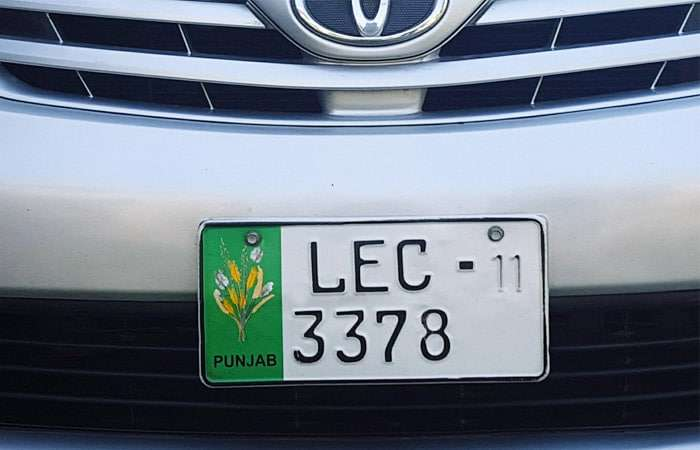
#> input picture VehicleVerificationSystem/src/vehicleverificationsystem/services/script/image2.jpg, 700 x 450 px
$ python number_plate_detection.py image2.jpg
#> lines starting #> are read from the running program, lines starting #| are printed output that depends on the picture; after the words box and inside, x2 and y2 are one past the last pixel; in counts of white or black regions, pixels touching at a corner belong together
import cv2
from matplotlib import pyplot as plt
import numpy as np
import imutils
import easyocr
import sys

# Read the image path from command line arguments
if len(sys.argv) != 2:
    print("Usage: python number_plate_detection.py <image_path>")
    sys.exit(1)

image_path = sys.argv[1]

# Step 1: Load and preprocess the image
img = cv2.imread(image_path)
#> img is the input picture: shape (450, 700, 3); mean B, G, R 137.2, 125, 113.8
if img is None:
    print("Error: Unable to load image. Check the file path.")
    sys.exit(1)

gray = cv2.cvtColor(img, cv2.COLOR_BGR2GRAY)
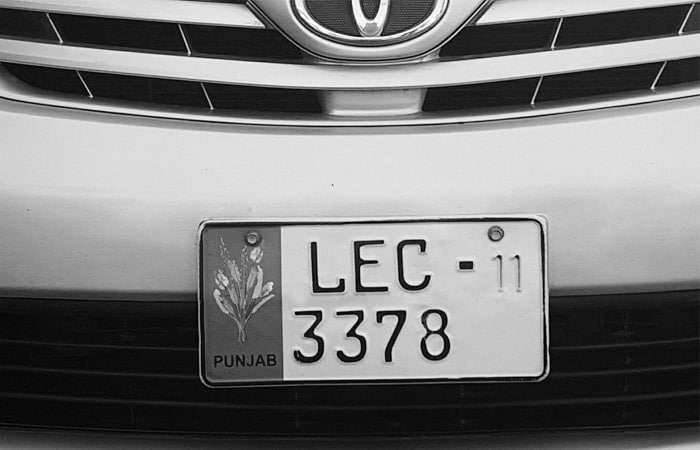
#> gray: shape (450, 700); min 1, max 255, mean 123.1

# Step 2: Noise reduction and edge detection
bfilter = cv2.bilateralFilter(gray, 11, 17, 17)  # Noise reduction
edged = cv2.Canny(bfilter, 30, 200)  # Edge detection
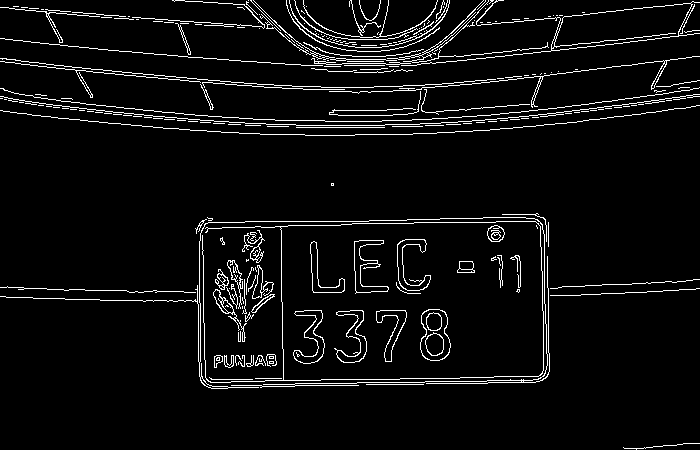
#> edged: shape (450, 700); 5.2% white in thin lines or dots

# Step 3: Contour detection
keypoints = cv2.findContours(edged.copy(), cv2.RETR_TREE, cv2.CHAIN_APPROX_SIMPLE)
#> keypoints = 320 contours, 253 with area under 20; largest, box (x1, y1, x2, y2) and area: (202, 221, 544, 383) 40386, (280, 221, 544, 381) 40376, (401, 0, 700, 66) 4170, (551, 3, 692, 51) 4107, (420, 309, 451, 361) 1228
contours = imutils.grab_contours(keypoints)
#> contours has the same summary as keypoints
contours = sorted(contours, key=cv2.contourArea, reverse=True)[:10]
#> contours = 10 contours; largest, box (x1, y1, x2, y2) and area: (202, 221, 544, 383) 40386, (280, 221, 544, 381) 40376, (401, 0, 700, 66) 4170, (551, 3, 692, 51) 4107, (420, 309, 451, 361) 1228
location = None
for contour in contours:
    approx = cv2.approxPolyDP(contour, 10, True)
    if len(approx) == 4:  # We need a quadrilateral (4 points)
        location = approx
        break
#> this loop made 2 passes
#> location on pass 2: [[540, 226], [538, 376], [283, 379], [281, 226]]

# Step 4: Mask and extract number plate region
if location is not None:
    mask = np.zeros(gray.shape, np.uint8)
    new_image = cv2.drawContours(mask, [location], 0, 255, -1)
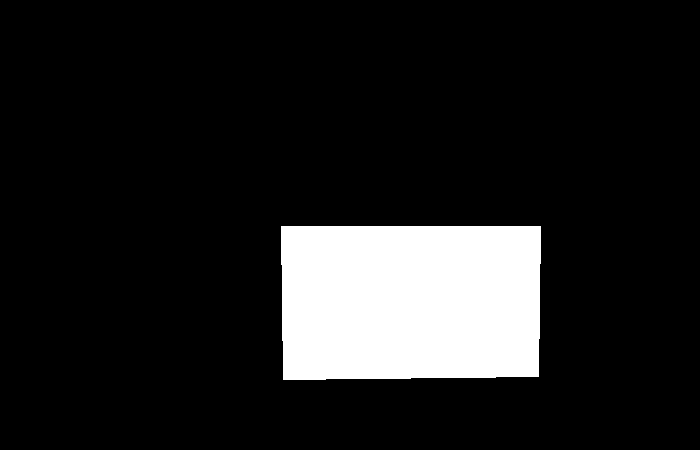
#> new_image: shape (450, 700); 12.5% white; 1 white region, box (x1, y1, x2, y2) and area: (281, 226, 541, 380) 39345
    new_image = cv2.bitwise_and(img, img, mask=mask)
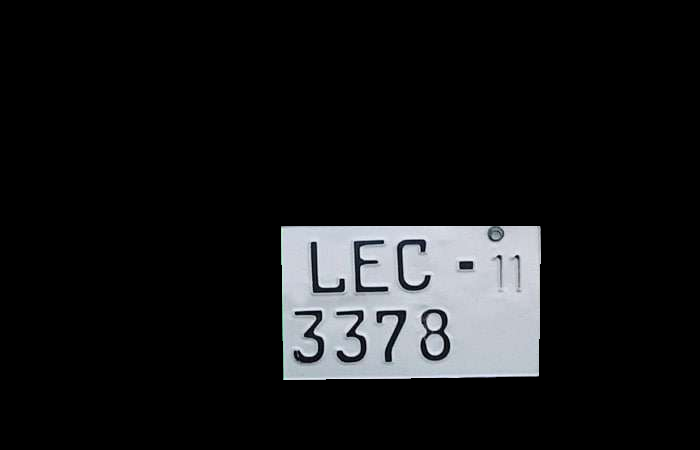
#> new_image: shape (450, 700, 3); mean B, G, R 23.8, 22.7, 22

    # Get the bounding box of the detected region (number plate)
    (x, y, w, h) = cv2.boundingRect(location)
#> x = 281; y = 226; w = 260; h = 154
    cropped_image = gray[y:y+h, x:x+w]  # Crop the number plate region
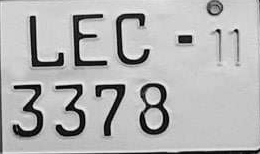
#> cropped_image: shape (154, 260); min 1, max 250, mean 179.4

    # Step 5: OCR for text detection
#> (the run stopped early here; a loop or call above may not have finished)
